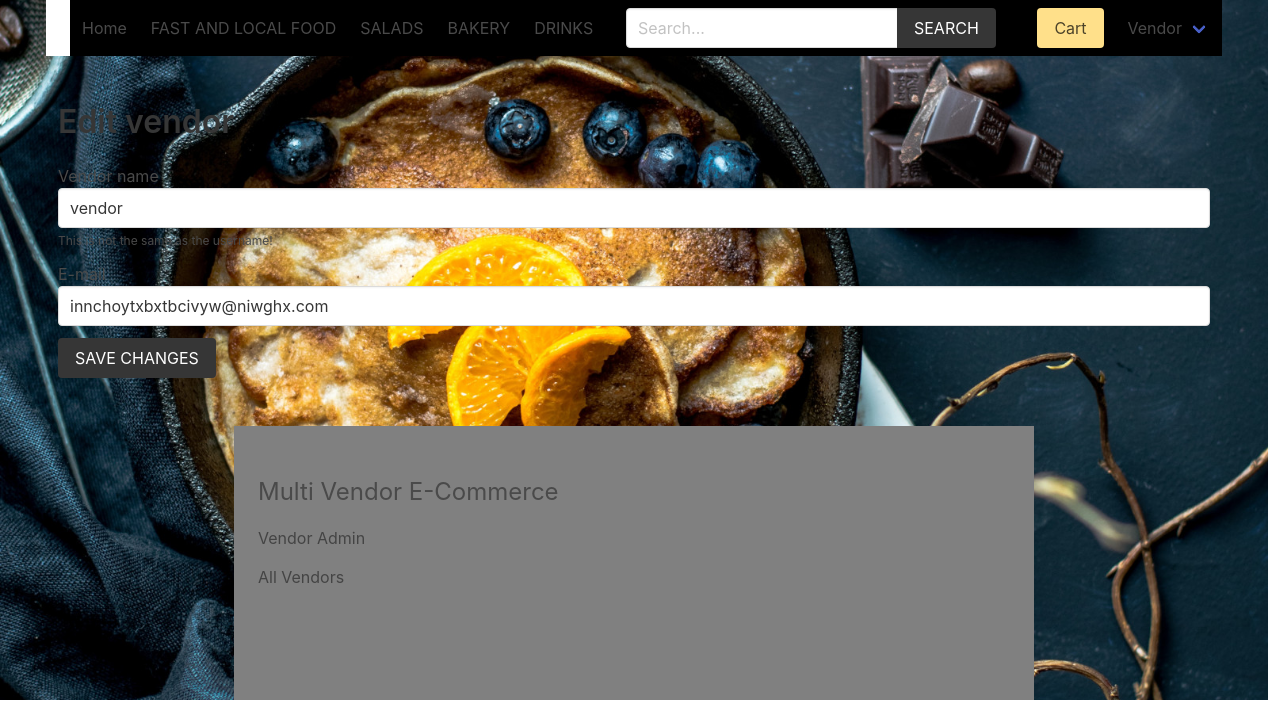
The page /vendor/edit-vendor/ (signed in) on the database its author committed.
### product/models.py (models this page shows, shortened)
class Category(models.Model):
    title = models.CharField(max_length=50)
    slug = models.SlugField(max_length=55)
    ordering = models.IntegerField(default=0)
    class Meta:
        ordering = ['ordering']

### vendor/models.py (models this page shows, shortened)
class Vendor(models.Model):
    name = models.CharField(max_length=255)
    created_at = models.DateTimeField(auto_now_add=True)
    created_by = models.OneToOneField(User, related_name='vendor', on_delete=models.CASCADE)
    class Meta:
        ordering = ['name']

### vendor/views.py (the view, shortened to what this page needs)
# urls.py: path('edit-vendor/', views.edit_vendor, name="edit-vendor"),
@login_required
def edit_vendor(request):
    vendor = request.user.vendor
    return render(request, 'vendor/edit_vendor.html', {'vendor': vendor})

### cart/cart.py (called while the page is built)
    def __len__(self):
        return sum(item['quantity'] for item in self.cart.values())

### cart/context_processors.py (called while the page is built)
def cart(request):
    return {'cart': Cart(request)}

### product/context_processors.py (called while the page is built)
def menu_categories(request):
    categories = Category.objects.all()
    return {'categories': categories}

### templates/vendor/edit_vendor.html (shortened to what this page needs)
{% extends 'core/base.html' %}
{% block content %}
    <h1 class="title">Edit vendor</h1>
    <form method="post" action=".">
        <div class="field">
            <label>Vendor name</label>
            <div class="control">
                <input type="text" name="name" id="id_name" value="{{ vendor.name }}" class="input">
            </div>
            <p class="help">This is not the same as the username!</p>
        </div>
        <div class="field">
            <label>E-mail</label>
            <div class="control">
                <input type="email" name="email" id="id_email" value="{{ vendor.created_by.email }}" class="input">
            </div>
        </div>
        <div class="field">
            <div class="control">
                <button class="button is-dark is-uppercase">Save changes</button>
            </div>
        </div>
    </form>
{% endblock %}

### templates/core/base.html (shortened to what this page needs)
{% load static %}
<!DOCTYPE html>
<html lang="en">
<head>
    <link rel="stylesheet" href="https://cdn.jsdelivr.net/npm/bulma@0.9.2/css/bulma.min.css">
    <link rel="stylesheet" href="{% static 'css/main.css' %}">
</head>
<body>
    <div class="container">
        <nav class="navbar" role="navigation" aria-label="main navigation">
            <div class="navbar-brand"style="background-color: white;">
                <a class="navbar-item" href="{% url 'core:home' %}">
                </a>
            </div>
            <div id="navbarBasicExample" class="navbar-menu"style="background-color: black; color: yellow;">
                <div class="navbar-start">
                <a class="navbar-item" href="{% url 'core:home' %}">
                    Home
                </a>
                {% for category in categories %}
                    <a class="navbar-item" href="{% url 'product:category' category.slug %}">
                        {{category.title}}
                    </a>
                {% endfor %}
                </div>
                <div class="navbar-start">
                    <div class="navbar-item">
                        <form method="get" action="{% url 'product:search' %}">
                            <div class="field has-addons">
                                <div class="control">
                                    <input type="search" name="query" id="" class="input" placeholder="Search...">
                                </div>
                                <div class="control">
                                    <button class="button is-dark is-uppercase">Search</button>
                                </div>
                            </div>
                        </form>
                    </div>
                </div>
                <div class="navbar-end">
                <div class="navbar-item">
                    <a href="{% url 'cart:cart' %}" class="button is-warning">Cart {% if cart %}({{cart|length}}){% endif %}</a>
                </div>
                {% if request.user.is_authenticated %}
                <div class="navbar-item has-dropdown is-hoverable">
                    <a class="navbar-link is-capitalized">
                    {{user.vendor.name}}
                    </a>
                </div>
                {% endif %}
                </div>
            </div>
            </nav>
    </div>
    <section class="section">
        <div class="container">
            {% block content %}{% endblock content %}
        </div>
    </section>
    <footer class="footer"style="width: 800px; margin: 0 auto;background-color: grey;">
        <div class="container">
            <h3 class="is-size-4 mb-4">Multi Vendor E-Commerce</h3>
            {% if request.user.is_authenticated %}
                <a href="{% url 'vendor:vendor-admin' %}">Vendor Admin</a>
            {% else %}
                <a href="{% url 'vendor:become-vendor' %}">Become a Vendor</a>
            {% endif %}
            <br>
            <a href="{% url 'vendor:vendors' %}">All Vendors</a>
        </div>
    </footer>
</body>
</html>

### core/static/css/main.css (style rules this page uses)
.footer a { margin-bottom: 15px; display: inline-block; color: #444; }

### rows shown on the page
Category: title "FAST AND LOCAL FOOD"
Category: title "SALADS"
Category: title "BAKERY"
Category: title "DRINKS"
Vendor: name "vendor", email "innchoytxbxtbcivyw@niwghx.com"

### other values the page prints
{{ user.vendor.name }} "Vendor"
